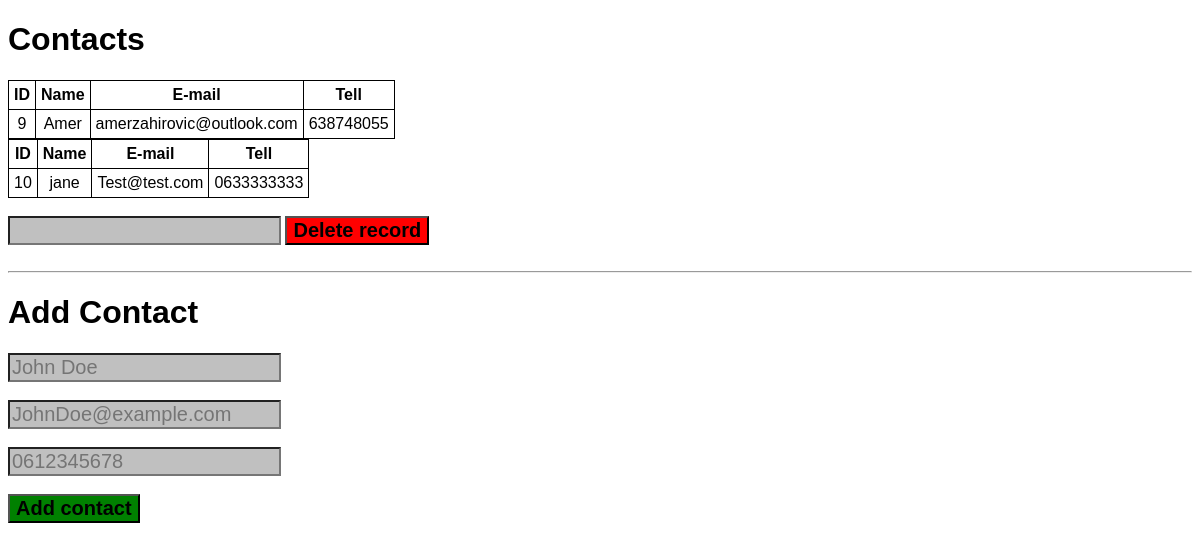
Before: / with the older database file.
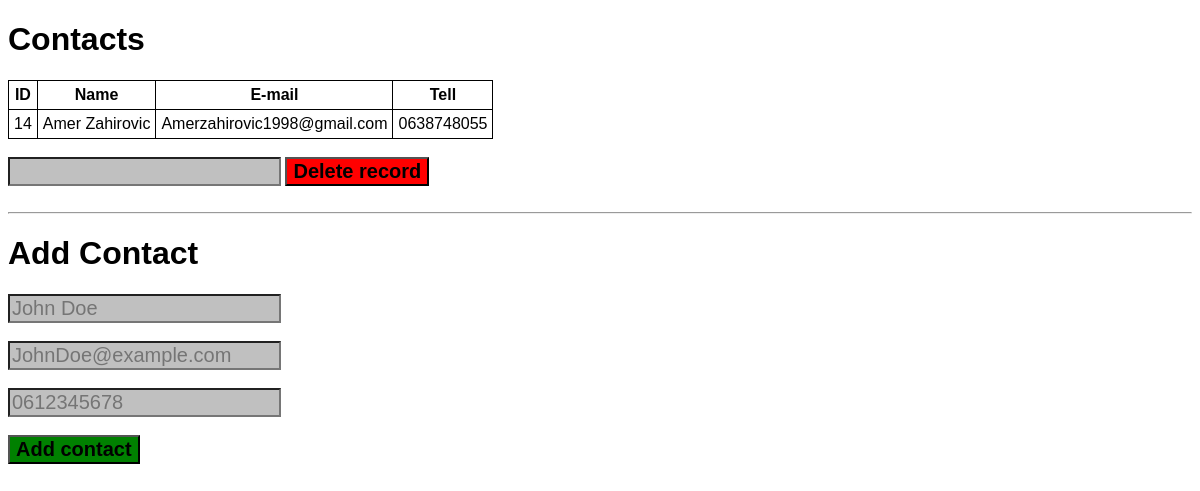
After: the same page with the newer database file.
### tables this page shows
CREATE TABLE `contact_data` (
  `id` int(11) NOT NULL,
  `name` varchar(255) NOT NULL,
  `email` varchar(255) NOT NULL,
  `phonenumber` varchar(12) NOT NULL
);

### index.php (the view, shortened to what this page needs)
<?php
	require 'config/config.php';
	try{
		$contacts = $connection->prepare('SELECT * FROM contact_data');
		$contacts->execute([]);
		$contacts = $contacts->fetchAll(PDO::FETCH_ASSOC);
	}catch(PDOException $e){
		dd($e->getMessage());
	}
?>
<!DOCTYPE html>
<html>
<head>
	<link rel="stylesheet" href="css/main.css">
</head>
<body>
	<h1>Contacts</h1>
	<?php foreach ($contacts as $contact) { ?>
	<div>
		<table>
			<tr>
				<th>ID</th>
				<th>Name</th>
				<th>E-mail</th>
				<th>Tell</th>
			</tr>
			<tr>
				<td><?php echo $contact['id']; ?></td>
				<td><?php echo $contact['name']; ?></td>
				<td><?php echo $contact['email']; ?></td>
				<td><?php echo $contact['phonenumber']; ?></td>
			</tr>
		</table>
	</div>
	<?php } ?>
	<br>
	<form  action="index.php" method="POST">
		<input type="text" name="id" autocomplete="off">
		<button type="submit" id="danger" name="delete">Delete record</button>
	</form>
	<br>
	<hr>
	<form action="index.php" method="POST">
		<h1>Add Contact</h1>
		<input type="text" name="name" placeholder="John Doe" autocomplete="off">
		<br><br>
		<input type="email" name="email" placeholder="JohnDoe@example.com" autocomplete="off">
		<br><br>
		<input type="text" name="phonenumber" placeholder="0612345678" autocomplete="off">
		<br><br>
		<button type="submit" id="success" name="submit">Add contact</button>
	</form>
</body>
</html>

### css/main.css (style rules this page uses)
body { font-family: sans-serif; }
table, th, td { border: 1px solid black; border-collapse: collapse; text-align: center; }
th, td { padding: 5px; }
#danger { background-color: red; font-weight: bold; }
#success { background-color: green; font-weight: bold; }
input { background-color: silver; color: black; font-size: 20px; }
button { font-size: 20px; }

Changed rows visible on the page:
removed contact_data: id "9", name "Amer", email "amerzahirovic@outlook.com", phonenumber "638748055"
removed contact_data: id "10", name "jane", email "Test@test.com", phonenumber "0633333333"
added contact_data: id "14", name "Amer Zahirovic", email "Amerzahirovic1998@gmail.com", phonenumber "0638748055"
